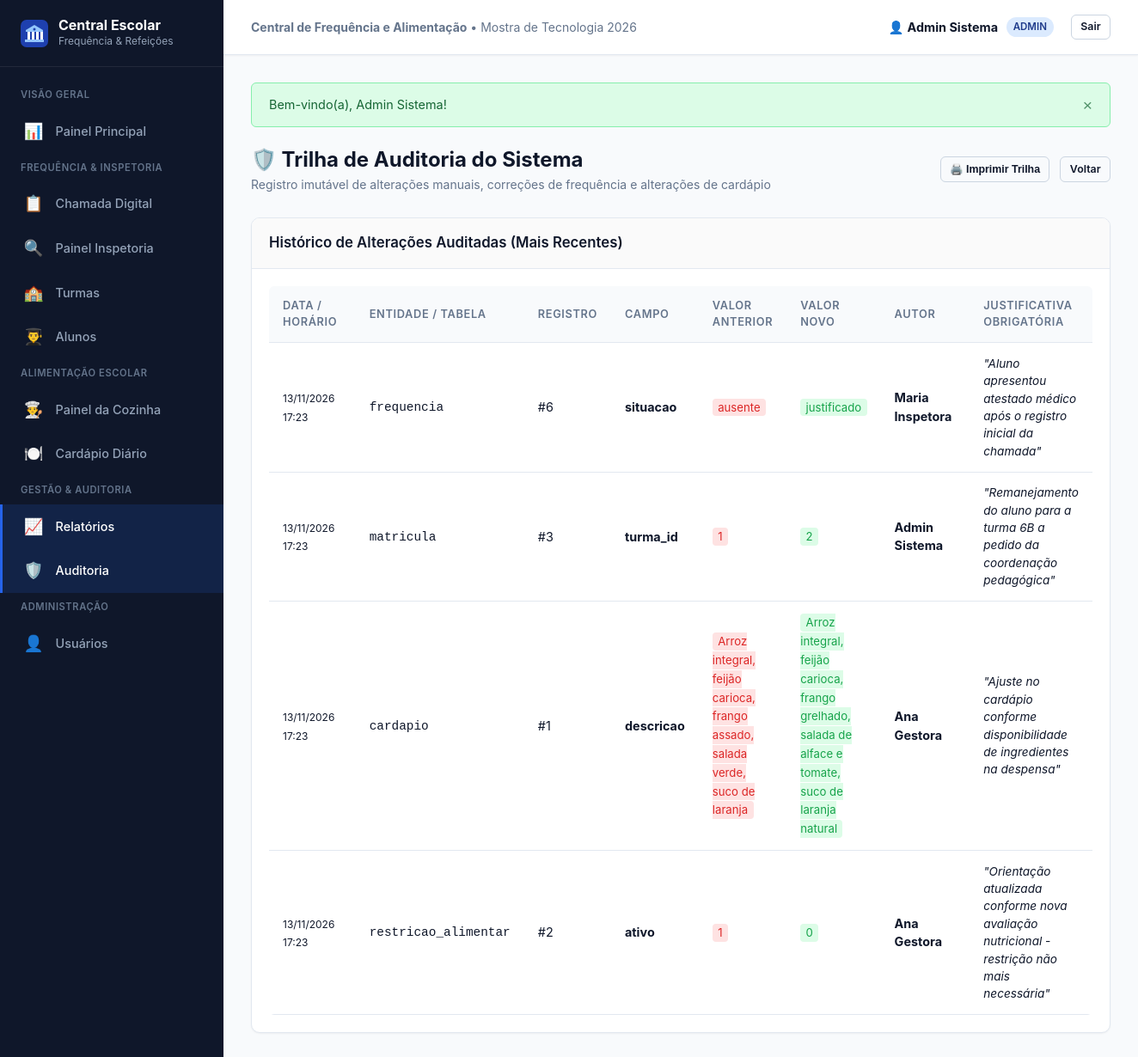
Screenshot of /relatorios/auditoria (signed in) with the database file from the repository.
### tables this page shows
CREATE TABLE IF NOT EXISTS usuario (
    id          INT UNSIGNED    NOT NULL AUTO_INCREMENT,
    nome        VARCHAR(150)    NOT NULL COMMENT 'Nome completo do usuário',
    email       VARCHAR(200)    NOT NULL COMMENT 'E-mail de login (único)',
    senha_hash  VARCHAR(255)    NOT NULL COMMENT 'Hash da senha (bcrypt)',
    perfil      ENUM('admin','inspetor','cozinha','gestor') NOT NULL
                COMMENT 'Perfil/papel do usuário no sistema',
    ativo       TINYINT(1)      NOT NULL DEFAULT 1 COMMENT '1 = ativo, 0 = inativo',
    created_at  DATETIME        NOT NULL DEFAULT CURRENT_TIMESTAMP,
    updated_at  DATETIME        NOT NULL DEFAULT CURRENT_TIMESTAMP ON UPDATE CURRENT_TIMESTAMP,
    PRIMARY KEY (id),
    UNIQUE KEY uk_usuario_email (email)
);

CREATE TABLE IF NOT EXISTS historico_alteracao (
    id              INT UNSIGNED    NOT NULL AUTO_INCREMENT,
    tabela          VARCHAR(100)    NOT NULL COMMENT 'Nome da tabela alterada',
    registro_id     INT UNSIGNED    NOT NULL COMMENT 'ID do registro alterado',
    campo           VARCHAR(100)    NOT NULL COMMENT 'Nome do campo alterado',
    valor_anterior  TEXT            NULL     COMMENT 'Valor antes da alteração',
    valor_novo      TEXT            NULL     COMMENT 'Valor após a alteração',
    usuario_id      INT UNSIGNED    NOT NULL COMMENT 'FK para usuário que realizou a alteração',
    justificativa   TEXT            NOT NULL COMMENT 'Justificativa obrigatória para a alteração',
    created_at      DATETIME        NOT NULL DEFAULT CURRENT_TIMESTAMP,
    PRIMARY KEY (id),
    CONSTRAINT fk_historico_usuario
        FOREIGN KEY (usuario_id) REFERENCES usuario(id)
        ON DELETE RESTRICT ON UPDATE CASCADE,
     
    INDEX idx_historico_tabela_registro (tabela, registro_id)
);

### app/controllers/RelatoriosController.php (called while the page is built, shortened)
<?php
class RelatoriosController extends Controller
{
    public function auditoria(): void
    {
        $historicoModel = $this->model('HistoricoAlteracao');
        $historicos = $historicoModel->findRecentes(150);
        $this->view('relatorios/auditoria', [
            'titulo'     => 'Trilha de Auditoria do Sistema',
            'historicos' => $historicos,
        ]);
    }
}

### core/App.php (called while the page is built, shortened)
<?php
class App
{
    protected string $method = 'index';
    public function __construct()
    {
        $url = $this->parseUrl();
        if (isset($url[0]) && !empty($url[0])) {
            $nomeControlador = ucfirst(strtolower($url[0])) . 'Controller';
            $arquivoControlador = ROOT_PATH . '/app/controllers/' . $nomeControlador . '.php';
            if (file_exists($arquivoControlador)) {
                unset($url[0]);
            } else {
                $this->exibir404();
                return;
            }
        }
        $this->controller = new $this->controller();
        if (isset($url[1]) && !empty($url[1])) {
            $metodo = strtolower($url[1]);
            if (method_exists($this->controller, $metodo)) {
                $this->method = $metodo;
                unset($url[1]);
            } else {
                $this->exibir404();
                return;
            }
        }
        $this->params = $url ? array_values($url) : [];
        call_user_func_array([$this->controller, $this->method], $this->params);
    }
    protected function parseUrl(): array
    {
        if (isset($_GET['url'])) {
            $url = filter_var(rtrim($_GET['url'], '/'), FILTER_SANITIZE_URL);
            return explode('/', $url);
        }
        return [];
    }
}

### index.php (called while the page is built, shortened)
<?php
require_once ROOT_PATH . '/config/database.php';
require_once ROOT_PATH . '/core/App.php';
require_once ROOT_PATH . '/core/Controller.php';
require_once ROOT_PATH . '/core/Model.php';
require_once ROOT_PATH . '/core/Middleware.php';
require_once ROOT_PATH . '/core/Helpers.php';
$app = new App();

### core/Middleware.php (called while the page is built, shortened)
<?php
class Middleware
{
    public static function isLoggedIn(): bool
    {
        return isset($_SESSION['usuario_id']);
    }
    public static function currentUser(): ?array
    {
        return [
            'id'    => $_SESSION['usuario_id'],
            'nome'  => $_SESSION['usuario_nome'],
            'email' => $_SESSION['usuario_email'],
            'perfil' => $_SESSION['usuario_perfil'],
        ];
    }
}

### core/Model.php (called while the page is built, shortened)
<?php
class Model
{
    public function __construct()
    {
        $this->db = Database::connect();
    }
}

### config/database.php (called while the page is built, shortened)
<?php
class Database
{
    private static ?Database $instance = null;
    private function __construct()
    {
        $dsn = 'mysql:host=' . DB_HOST . ';dbname=' . DB_NAME . ';charset=' . DB_CHARSET;
        $opcoes = [
            PDO::ATTR_ERRMODE            => PDO::ERRMODE_EXCEPTION,
            PDO::ATTR_DEFAULT_FETCH_MODE => PDO::FETCH_OBJ,
            PDO::ATTR_EMULATE_PREPARES   => false,
        ];
        try {
            $this->pdo = new PDO($dsn, DB_USER, DB_PASS, $opcoes);
        } catch (PDOException $e) {
            die('Erro ao conectar com o banco de dados: ' . $e->getMessage());
        }
    }
    public static function connect(): PDO
    {
        if (self::$instance === null) {
            self::$instance = new self();
        }
        return self::$instance->pdo;
    }
}

### app/models/HistoricoAlteracao.php (called while the page is built, shortened)
<?php
class HistoricoAlteracao extends Model
{
    public function findRecentes(int $limite = 50): array
    {
        $sql = "SELECT h.*, u.nome as usuario_nome FROM historico_alteracao h
                INNER JOIN usuario u ON u.id = h.usuario_id
                ORDER BY h.created_at DESC LIMIT :limite";
        $stmt = $this->db->prepare($sql);
        $stmt->bindValue(':limite', $limite, PDO::PARAM_INT);
        $stmt->execute();
        return $stmt->fetchAll();
    }
}

### app/views/relatorios/auditoria.php (the view)
<div class="page-header">
    <div>
        <h1 class="page-header-title">🛡️ Trilha de Auditoria do Sistema</h1>
        <p class="breadcrumb-info">Registro imutável de alterações manuais, correções de frequência e alterações de cardápio</p>
    </div>
    <div class="page-header-actions">
        <button type="button" onclick="window.print()" class="btn btn-outline btn-sm">🖨️ Imprimir Trilha</button>
        <a href="<?= BASE_URL ?>/relatorios" class="btn btn-outline btn-sm">Voltar</a>
    </div>
</div>
<div class="card">
    <div class="card-header">
        <h3>Histórico de Alterações Auditadas (Mais Recentes)</h3>
    </div>
    <div class="card-body">
        <?php if (empty($historicos)): ?>
            <div class="empty-state">
                <div class="empty-state-icon">🛡️</div>
                <div class="empty-state-title">Nenhuma alteração auditada registrada ainda</div>
                <p>Todas as correções de frequência e edições críticas de cardápio ficarão registradas aqui.</p>
            </div>
        <?php else: ?>
            <div class="table-container">
                <table>
                    <thead>
                        <tr>
                            <th style="width: 140px;">Data / Horário</th>
                            <th style="width: 110px;">Entidade / Tabela</th>
                            <th style="width: 90px;">Registro</th>
                            <th style="width: 100px;">Campo</th>
                            <th>Valor Anterior</th>
                            <th>Valor Novo</th>
                            <th style="width: 140px;">Autor</th>
                            <th>Justificativa Obrigatória</th>
                        </tr>
                    </thead>
                    <tbody>
                        <?php foreach ($historicos as $h): ?>
                            <tr>
                                <td><small><?= formatDateTime($h->created_at) ?></small></td>
                                <td><code><?= sanitize($h->tabela) ?></code></td>
                                <td>#<?= $h->registro_id ?></td>
                                <td><strong><?= sanitize($h->campo) ?></strong></td>
                                <td>
                                    <span style="color: var(--danger); background-color: var(--danger-light); padding: 0.15rem 0.4rem; border-radius: 4px; font-size: 0.825rem;">
                                        <?= sanitize($h->valor_anterior ?? '(vazio)') ?>
                                    </span>
                                </td>
                                <td>
                                    <span style="color: var(--success); background-color: var(--success-light); padding: 0.15rem 0.4rem; border-radius: 4px; font-size: 0.825rem;">
                                        <?= sanitize($h->valor_novo ?? '(vazio)') ?>
                                    </span>
                                </td>
                                <td><strong><?= sanitize($h->usuario_nome) ?></strong></td>
                                <td>
                                    <div style="font-size: 0.85rem; font-style: italic; color: var(--text-main);">
                                        "<?= sanitize($h->justificativa) ?>"
                                    </div>
                                </td>
                            </tr>
                        <?php endforeach; ?>
                    </tbody>
                </table>
            </div>
        <?php endif; ?>
    </div>
</div>

### app/views/templates/header.php (shortened to what this page needs)
<?php
$usuarioAtual = Middleware::currentUser();
$perfilAtual = $usuarioAtual['perfil'] ?? '';
?>
<!DOCTYPE html>
<html lang="pt-BR">
<head>
    <link rel="stylesheet" href="<?= BASE_URL ?>/public/css/style.css">
</head>
<body>
<div class="app-layout">
    <aside class="app-sidebar">
        <div class="sidebar-header">
            <img src="<?= BASE_URL ?>/public/img/logo.svg" alt="Logo" class="sidebar-logo">
            <div>
                <div class="sidebar-title">Central Escolar</div>
                <div class="sidebar-subtitle">Frequência & Refeições</div>
            </div>
        </div>
        <nav class="sidebar-nav">
            <div class="sidebar-nav-label">Visão Geral</div>
            <a href="<?= BASE_URL ?>/" class="sidebar-link <?= isActiveMenu('') ?>">
                <span class="icon">📊</span>
                <span>Painel Principal</span>
            </a>
            <?php if (in_array($perfilAtual, ['admin', 'gestor', 'inspetor'])): ?>
                <div class="sidebar-nav-label">Frequência & Inspetoria</div>
                <a href="<?= BASE_URL ?>/chamadas" class="sidebar-link <?= isActiveMenu('/chamadas') ?>">
                    <span class="icon">📋</span>
                    <span>Chamada Digital</span>
                </a>
                <a href="<?= BASE_URL ?>/inspetoria" class="sidebar-link <?= isActiveMenu('/inspetoria') ?>">
                    <span class="icon">🔍</span>
                    <span>Painel Inspetoria</span>
                </a>
                <a href="<?= BASE_URL ?>/turmas" class="sidebar-link <?= isActiveMenu('/turmas') ?>">
                    <span class="icon">🏫</span>
                    <span>Turmas</span>
                </a>
                <a href="<?= BASE_URL ?>/alunos" class="sidebar-link <?= isActiveMenu('/alunos') ?>">
                    <span class="icon">👨‍🎓</span>
                    <span>Alunos</span>
                </a>
            <?php endif; ?>
            <?php if (in_array($perfilAtual, ['admin', 'gestor', 'cozinha'])): ?>
                <div class="sidebar-nav-label">Alimentação Escolar</div>
                <a href="<?= BASE_URL ?>/cozinha" class="sidebar-link <?= isActiveMenu('/cozinha') ?>">
                    <span class="icon">👨‍🍳</span>
                    <span>Painel da Cozinha</span>
                </a>
                <a href="<?= BASE_URL ?>/cardapios" class="sidebar-link <?= isActiveMenu('/cardapios') ?>">
                    <span class="icon">🍽️</span>
                    <span>Cardápio Diário</span>
                </a>
            <?php endif; ?>
            <?php if (in_array($perfilAtual, ['admin', 'gestor'])): ?>
                <div class="sidebar-nav-label">Gestão & Auditoria</div>
                <a href="<?= BASE_URL ?>/relatorios" class="sidebar-link <?= isActiveMenu('/relatorios') ?>">
                    <span class="icon">📈</span>
                    <span>Relatórios</span>
                </a>
                <a href="<?= BASE_URL ?>/relatorios/auditoria" class="sidebar-link <?= isActiveMenu('/relatorios/auditoria') ?>">
                    <span class="icon">🛡️</span>
                    <span>Auditoria</span>
                </a>
            <?php endif; ?>
            <?php if ($perfilAtual === 'admin'): ?>
                <div class="sidebar-nav-label">Administração</div>
                <a href="<?= BASE_URL ?>/usuarios" class="sidebar-link <?= isActiveMenu('/usuarios') ?>">
                    <span class="icon">👤</span>
                    <span>Usuários</span>
                </a>
            <?php endif; ?>
        </nav>
    </aside>
    <div class="app-main">
        <header class="app-topbar">
            <div class="topbar-left">
                <div class="breadcrumb-info">
                    <strong><?= APP_NAME ?></strong> • Mostra de Tecnologia 2026
                </div>
            </div>
            <div class="topbar-right">
                <div class="user-badge">
                    <span>👤 <strong><?= sanitize($usuarioAtual['nome'] ?? 'Usuário') ?></strong></span>
                    <span class="role-tag"><?= sanitize($perfilAtual) ?></span>
                </div>
                <a href="<?= BASE_URL ?>/auth/logout" class="btn btn-outline btn-sm">Sair</a>
            </div>
        </header>
        <main class="content-area">
            <?= flash('mensagem') ?>

### rows the page displays
usuario: nome "Admin Sistema"
historico_alteracao: created_at "13/11/2026 17:23", tabela "frequencia", registro "6", campo "situacao", valor_anterior "ausente", valor_novo "justificado", usuario.nome "Maria Inspetora", justificativa "Aluno apresentou atestado médico após o registro inicial da chamada"
historico_alteracao: created_at "13/11/2026 17:23", tabela "matricula", registro "3", campo "turma_id", valor_anterior "1", valor_novo "2", usuario.nome "Admin Sistema", justificativa "Remanejamento do aluno para a turma 6B a pedido da coordenação pedagógica"
historico_alteracao: created_at "13/11/2026 17:23", tabela "cardapio", registro "1", campo "descricao", valor_anterior "Arroz integral, feijão carioca, frango assado, salada verde, suco de laranja", valor_novo "Arroz integral, feijão carioca, frango grelhado, salada de alface e tomate, suco de laranja natural", usuario.nome "Ana Gestora", justificativa "Ajuste no cardápio conforme disponibilidade de ingredientes na despensa"
historico_alteracao: created_at "13/11/2026 17:23", tabela "restricao_alimentar", registro "2", campo "ativo", valor_anterior "1", valor_novo "0", usuario.nome "Ana Gestora", justificativa "Orientação atualizada conforme nova avaliação nutricional - restrição não mais necessária"

### other values shown
APP_NAME "Central de Frequência e Alimentação"
$perfilAtual "ADMIN"
$flash['message'] "Bem-vindo(a), Admin Sistema!"
